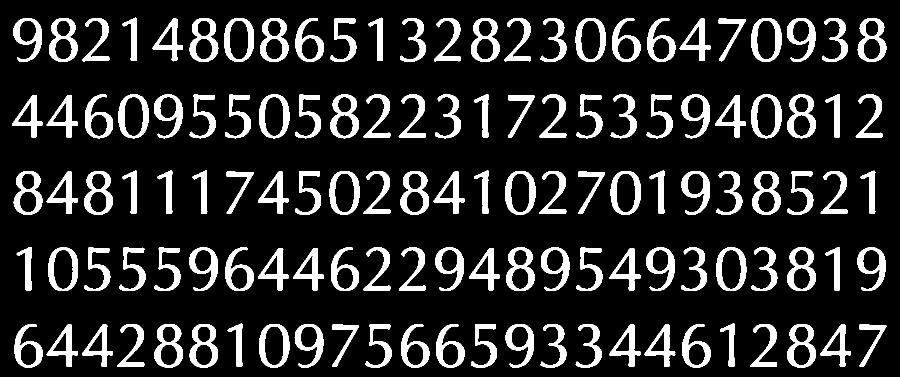
#> input picture THacks18/ThisIsInput.png, 1800 x 753 px (shown at 1/2 size)
$ python -i files.py   (imports and definitions only)   (older library calls are emulated)
#> lines starting #> are read from the running program, lines starting #| are printed output that depends on the picture; after the words box and inside, x2 and y2 are one past the last pixel; in counts of white or black regions, pixels touching at a corner belong together
import os
import functools
from pkg_resources import resource_filename
import cv2
import numpy as np

IMAGE_EXTENSIONS = ['.png', '.tif', '.jpg', '.jpeg']
GROUND_EXTENSIONS = ['.box']
GROUND_EXTENSIONS_DEFAULT = GROUND_EXTENSIONS[0]

import tempfile

from PIL import Image

IMAGE_SIZE = 1800
BINARY_THREHOLD = 180


def process_image_for_ocr(file_path):
    # TODO : Implement using opencv

    temp_filename = set_image_dpi(file_path)
    im_new = remove_noise_and_smooth(temp_filename)
    return im_new


def set_image_dpi(file_path):
#> called with file_path = 'ThisIsInput.png'
    im = Image.open(file_path)
#> im is the input picture: PIL image 1800x753 L; 15% white; 125 white regions, largest, box (x1, y1, x2, y2) and area: (379, 36, 437, 124) 2154, (520, 36, 577, 124) 2153, (98, 36, 156, 124) 2150
    length_x, width_y = im.size
#> length_x = 1800; width_y = 753
    factor = max(1, int(IMAGE_SIZE / length_x))
#> factor = 1
    size = factor * length_x, factor * width_y
#> size = (1800, 753)
#> in remove_noise_and_smooth, `filtered = cv2.adaptiveThreshold(img.astype(np.uint8), 255, cv2.ADAPTI..`:
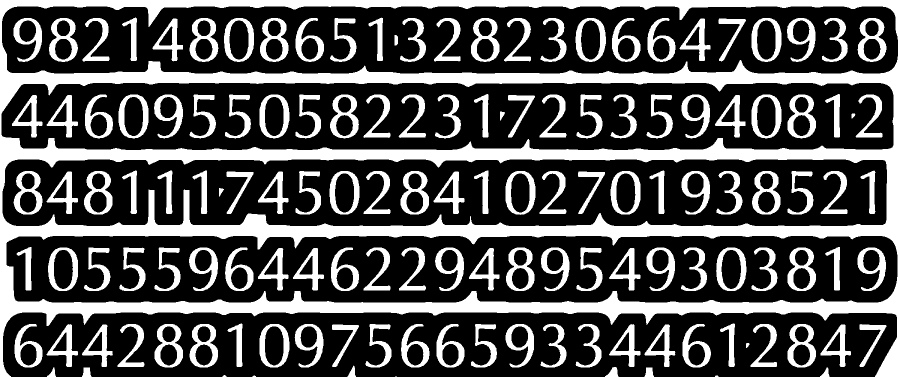
#> filtered: shape (753, 1800) (shown at 1/2 size); 31% white; 141 white regions (4 under 20 px), largest, box (x1, y1, x2, y2) and area: (0, 0, 1800, 753) 213946, (379, 36, 437, 124) 2154, (520, 36, 577, 124) 2153
    # size = (1800, 1800)
    im_resized = im.resize(size, Image.ANTIALIAS)
    temp_file = tempfile.NamedTemporaryFile(delete=False, suffix='.png')
    temp_filename = temp_file.name
    im_resized.save(temp_filename, dpi=(300, 300))
    return temp_filename


def image_smoothening(img):
    ret1, th1 = cv2.threshold(img, BINARY_THREHOLD, 255, cv2.THRESH_BINARY)
#> ret1 = 180

    ret2, th2 = cv2.threshold(th1, 50, 255, cv2.THRESH_BINARY + cv2.THRESH_OTSU)
#> ret2 = 0

    blur = cv2.GaussianBlur(img, (5, 5), 0)
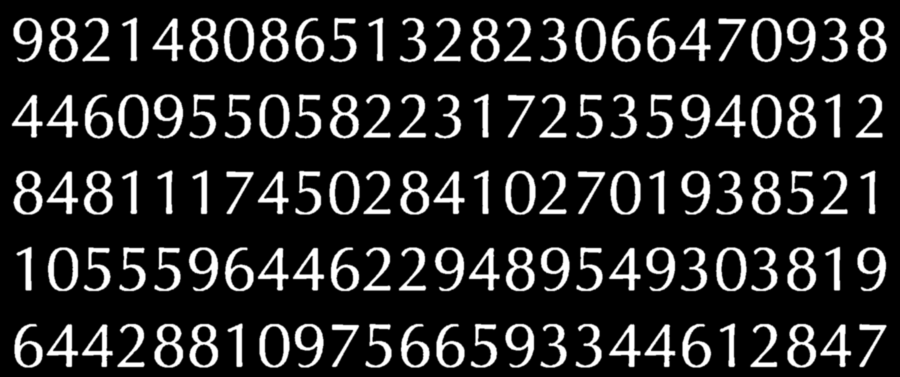
#> blur: shape (753, 1800) (shown at 1/2 size); min 0, max 255, mean 38.4
    ret3, th3 = cv2.threshold(blur, 0, 255, cv2.THRESH_BINARY + cv2.THRESH_OTSU)
#> th3: shape (753, 1800); 15.1% white; 125 white regions, largest, box (x1, y1, x2, y2) and area: (379, 36, 437, 124) 2160, (520, 36, 577, 124) 2156, (1715, 36, 1773, 124) 2155
#> ret3 = 117

    return th3

def remove_noise_and_smooth(file_name):
    img = cv2.imread(file_name)

#    img = cv2.GaussianBlur(img, (5, 5), 0)
    img= cv2.bilateralFilter(img, 60, 100, 120)
    img = cv2.cvtColor(img, cv2.COLOR_BGR2GRAY)
    filtered = cv2.adaptiveThreshold(img.astype(np.uint8), 255, cv2.ADAPTIVE_THRESH_MEAN_C, cv2.THRESH_BINARY, 49, 3)


    kernel = np.ones((1, 1), np.uint8)
    opening = cv2.morphologyEx(filtered, cv2.MORPH_OPEN, kernel)
    closing = cv2.morphologyEx(opening, cv2.MORPH_CLOSE, kernel)
    img = image_smoothening(img)
    or_image = cv2.bitwise_or(img, closing)
#> or_image: shape (753, 1800); 31% white; 141 white regions (4 under 20 px), largest, box (x1, y1, x2, y2) and area: (0, 0, 1800, 753) 213946, (379, 36, 437, 124) 2160, (520, 36, 577, 124) 2156


    #img = cv2.GaussianBlur(img, (31, 31), 0)
  #  img = cv2.medianBlur(img, 33)
    ret2,img = cv2.threshold(or_image,0,255,cv2.THRESH_BINARY+cv2.THRESH_OTSU)
#> ret2 = 0

#    img= cv2.bilateralFilter(img, 30, 100, 100)
    return img


# [18 lines left out: functions open_img, try_extensions, not called in this run]


class GroundFile(object):
    """A file with ground truth data about a image (i.e.: characters and their position)"""
    # [4 lines left out: function __init__, not called in this run]

    def read(self):
        self.classes, self.segments = read_boxfile(self.path)

    def write(self):
        write_boxfile(self.path, self.classes, self.segments)


class ImageFile(object):
    """
    An OCR image file. Has an image and its file path, and optionally
    a ground (ground segments and classes) and it's file path
    """

    # [40 lines left out: functions __init__, is_grounded, set_ground, remove_ground, not called in this run]

>>> result = process_image_for_ocr('ThisIsInput.png')
